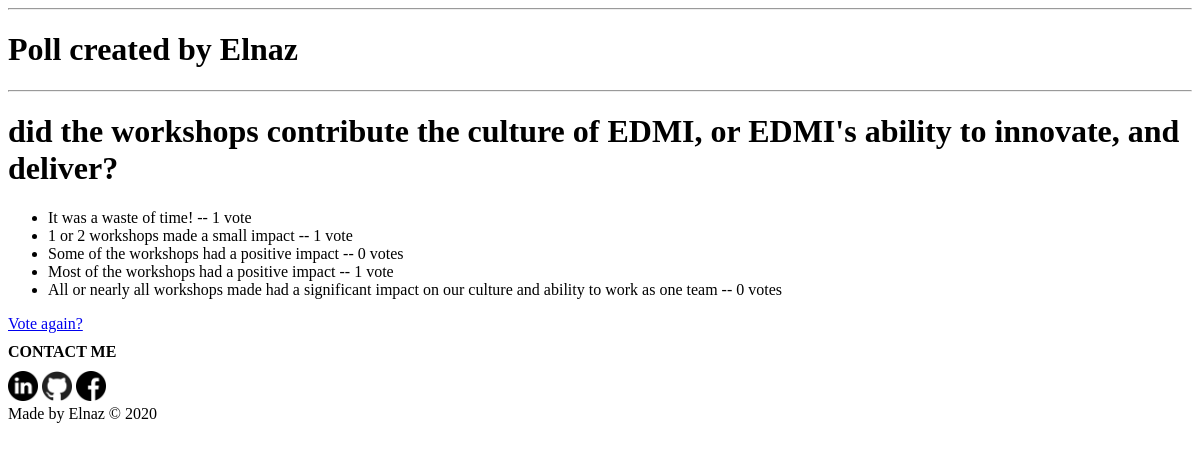
Screenshot of /polls/8/results/ with the database file from the repository.
### polls/models.py (models this page shows, shortened)
class Question(models.Model):
    question_text = models.CharField(max_length =200)
    pub_date = models.DateTimeField('date published')

class Choice(models.Model):
    question = models.ForeignKey(Question, on_delete = models.CASCADE)
    choice_text = models.CharField(max_length =200)
    votes = models.IntegerField(default =0)

### polls/views.py (the view)
# urls.py: path('<int:pk>/results/', views.ResultsView.as_view(), name='results'),
class ResultsView(generic.DetailView):
    model = Question
    template_name = 'polls/results.html'

### polls/templates/polls/results.html
{% extends 'polls/base.html' %}
{% block main_content %}
<h1>{{ question.question_text }}</h1>
<ul>
{% for choice in question.choice_set.all %}
    <li>{{ choice.choice_text }} -- {{ choice.votes }} vote{{ choice.votes|pluralize }}</li>
{% endfor %}
</ul>
<a href="{% url 'polls:detail' question.id %}">Vote again?</a>
{% endblock %}

### polls/static/style.css (style rules this page uses)
body { background: white url("images/background.gif") no-repeat; }

### rows the page displays
Question: question_text "did the workshops contribute the culture of EDMI, or EDMI's ability to innovate, and deliver?"
Choice: choice_text "It was a waste of time!", votes "1"
Choice: choice_text "1 or 2 workshops made a small impact", votes "1"
Choice: choice_text "Some of the workshops had a positive impact", votes "0"
Choice: choice_text "Most of the workshops had a positive impact", votes "1"
Choice: choice_text "All or nearly all workshops made had a significant impact on our culture and ability to work as one team", votes "0"
